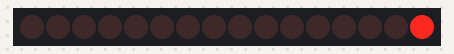
The sketch below on a simulated Arduino Uno, built with avr-gcc and run on an emulated ATmega328P. On the bench: 16 shift-register outputs drawn as a row of LEDs (first output left, lit = HIGH). Wiring (inferred from the names in the program): 2 × shift register (74HC595): data pin 3; shift clock pin 4; latch pin 2. Wiring (inferred from the signals the program sends): row of LEDs: on Q0, Q1, Q2, Q3, Q4, Q5, Q6, Q7, Q8, Q9, Q10, Q11, Q12, Q13, Q14, Q15.

Above: at 0.05 s.
At 0.45 s:
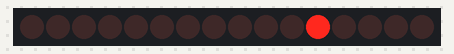
At 0.85 s:
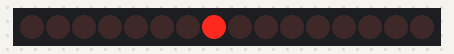
At 1.75 s:
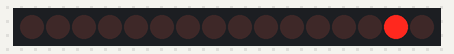
At 2.65 s:
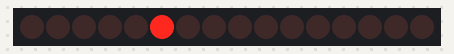
At 3.55 s:
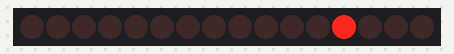
Timing chart, 0 to 3.9 s (numbered marks = the images above):
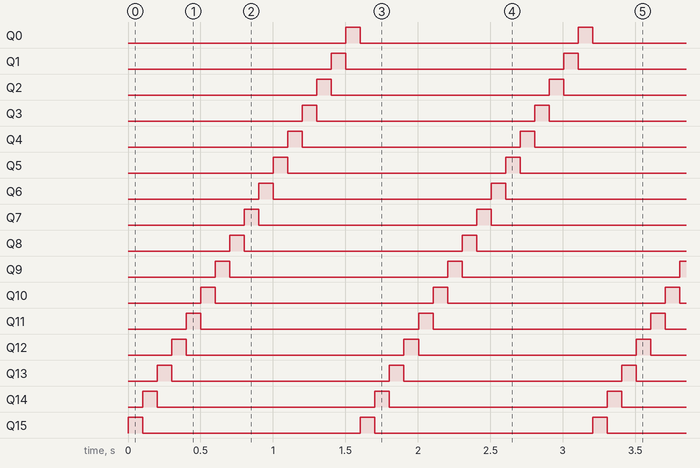

The sketch:

7LED.ino
```cpp
/*int latchPin = 8;  // 74HC595のST_CPへ
int clockPin = 12; // 74HC595のSH_CPへ
int dataPin = 11;  // 74HC595のDSへ*/

int latchPin = 2;  // 74HC595のST_CPへ
int clockPin = 4; // 74HC595のSH_CPへ
int dataPin = 3;  // 74HC595のDSへ

byte data[]= {B00000000,B00000001};
byte temp;

void setup() {
  pinMode(latchPin, OUTPUT);
  pinMode(clockPin, OUTPUT);
  pinMode(dataPin, OUTPUT);
}

void loop() {
  int cnt=0;
  // LED1からLED8までを順に光らせます
  for(int i=0;i<1;i++){
    temp=data[0];
    data[0]=data[1];
    data[1]=temp;
   for (int j = 0; j < 8; j++) {
     // 送信中のlatchPinはグランド(LOW)レベル
     digitalWrite(latchPin, LOW);
     // シフト演算を使って点灯するLEDを選択しています
     shiftOut(dataPin, clockPin, LSBFIRST,(data[0]<<j) );
     shiftOut(dataPin, clockPin, LSBFIRST,(data[1]<<j) );
     // 送信終了後latchPinをHIGHにする
    digitalWrite(latchPin, HIGH);
    delay(100);
   }
  }
}
```

Measured:
- by itself, Q0–15: alternates HIGH for 0.10 s and LOW for 1.5 s
- by itself, everything shown: repeats every 1.6 s, in 16 steps
